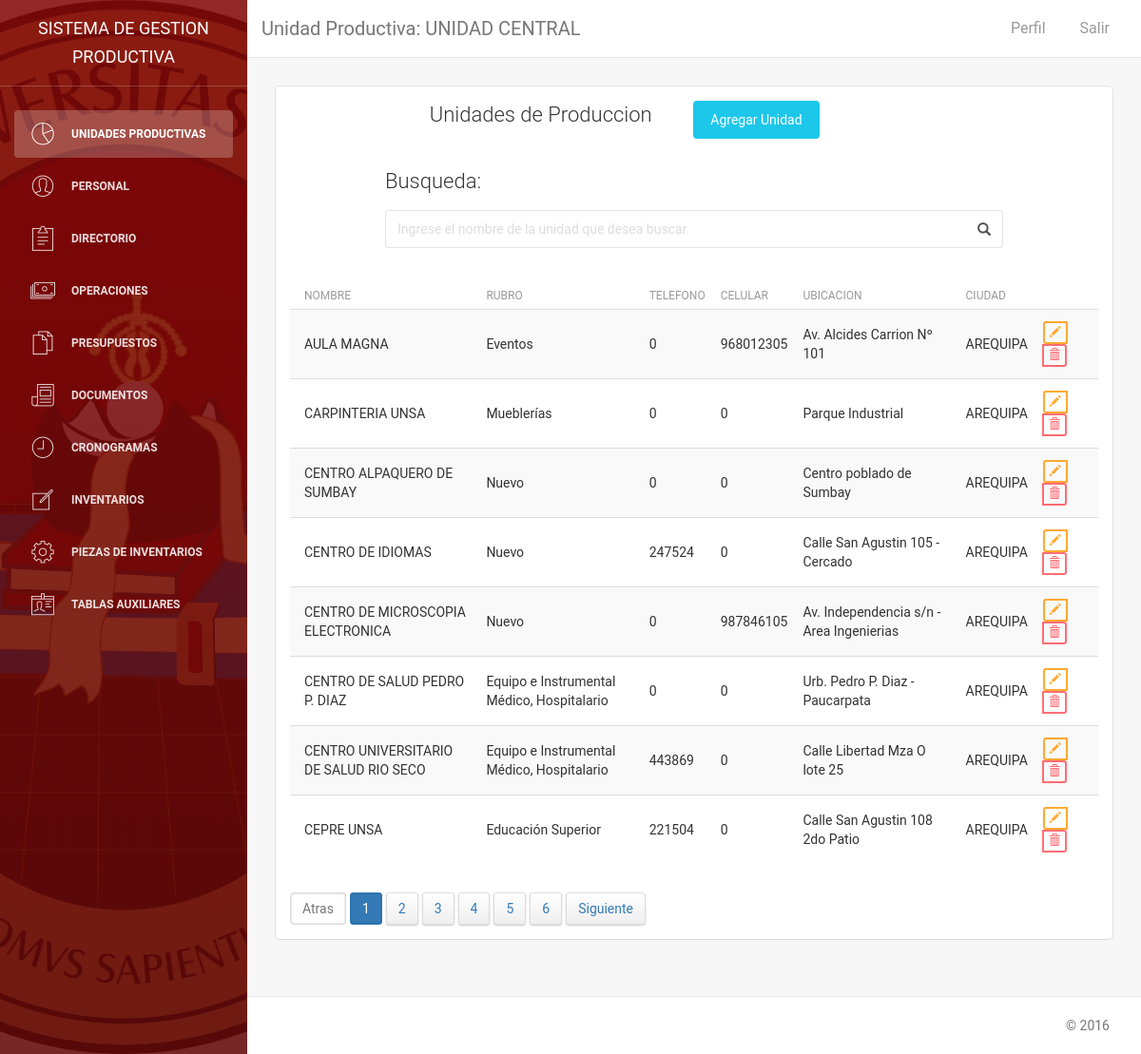
The page /UnidadesProductivas (signed in) on the database its author committed.
### tables this page shows
CREATE TABLE `UnidadesProductivas` (
  `Id` int(11) NOT NULL,
  `Nombre` varchar(100) NOT NULL,
  `Rubro_Id` int(11) NOT NULL,
  `Web` varchar(100) DEFAULT NULL,
  `Telefono` int(11) DEFAULT NULL,
  `Telefono_Anexo` int(11) DEFAULT NULL,
  `Fax` varchar(20) DEFAULT NULL,
  `Celular` int(11) DEFAULT NULL,
  `Ubicacion` varchar(100) DEFAULT NULL,
  `Ciudad_Id` int(11) NOT NULL,
  `Organigrama` varchar(200) DEFAULT NULL,
  `Facultad_Id` int(11) DEFAULT NULL,
  `Persona_Dni` varchar(20) DEFAULT NULL,
  `FechaCreacion` date DEFAULT NULL
);

CREATE TABLE `Rubros` (
  `Id` int(11) NOT NULL,
  `Descripcion` varchar(100) NOT NULL
);

CREATE TABLE `Ciudades` (
  `Id` int(11) NOT NULL,
  `Nombre` varchar(100) NOT NULL
);

### Controllers/unidadesproductivasController.php (called while the page is built, shortened)
<?php
    require_once 'Models/UnidadProductivaModel.php';
    class UnidadesProductivasController{
        public function __construct(){
            $this->model = new UnidadProductiva();
        }
        public function Index(){
            if (isset($_GET["page"])) { $page  = $_GET["page"]; } else { $page=1; };
            $startFrom = ($page-1) * resultsPerPage;
            require_once 'Views/header.php';
            require_once 'Views/sidebar.php';
            require_once 'Views/panel.php';
            require_once 'Views/UnidadesProductivas/index.php';
            require_once 'Views/footer.php';
        }
    }
?>

### Core/database.php (called while the page is built, shortened)
<?php
class Database
{
    public static function Conectar()
    {
    	$stringConnection = 'mysql:host='.DB_SERVER.";dbname=".DB_DATABASE.";charset=".DB_CHARSET;
        $pdo = new PDO($stringConnection, DB_USERNAME, DB_PASSWORD);
        $pdo->setAttribute(PDO::ATTR_ERRMODE, PDO::ERRMODE_EXCEPTION);
        return $pdo;
    }
}

### Models/UnidadProductivaModel.php (called while the page is built, shortened)
<?php
	class UnidadProductiva
	{
		private $pdo;
		public function __construct()
		{
			try
			{
				$this->pdo = Database::Conectar();
			}
			catch(Exception $e)
			{
				die($e->getMessage());
			}
		}
		public function Listar($startFrom)
		{
			try
			{
				$limit = resultsPerPage;
				$start = $startFrom;
				$stmt = $this->pdo->prepare("SELECT * FROM UnidadesProductivas ORDER BY Nombre ASC LIMIT :startFrom,:resultsPerPage");
				$stmt->bindValue(":startFrom", (int)$start, PDO::PARAM_INT);
				$stmt->bindValue(":resultsPerPage", (int)$limit, PDO::PARAM_INT);
				$stmt->execute();
				return $stmt->fetchAll(PDO::FETCH_OBJ);
			}
			catch(Exception $e)
			{
				die($e->getMessage());
			}
		}
		public function getRubroById($Id){
			try
			{
				$stm = $this->pdo
				            ->prepare("SELECT * FROM Rubros WHERE Id = ?");
				$stm->execute(array($Id));
				$row = $stm->fetch(PDO::FETCH_ASSOC);
				return $row['Descripcion'];
			}
			catch (Exception $e)
			{
				die($e->getMessage());
			}
		}
		public function getCiudadById($Id){
			try
			{
				$stm = $this->pdo
				            ->prepare("SELECT * FROM Ciudades WHERE Id = ?");
				$stm->execute(array($Id));
				$row = $stm->fetch(PDO::FETCH_ASSOC);
				return $row['Nombre'];
			}
			catch (Exception $e)
			{
				die($e->getMessage());
			}
		}
	}
?>

### Views/UnidadesProductivas/index.php (the view, shortened to what this page needs)
<div class="content">
    <div class="container-fluid">
        <div class="row">
            <div class="col-md-12">
                <div class="card">
                    <div class="content">
                        <div class="row">
                            <div class="col-md-2"></div>
                            <div class="col-md-4">
                                <h4 class="title">Unidades de Produccion</h4>
                            </div>
                            <div class="col-md-2">
                                <form method="post" action="<?php echo BASE_URL;?>UnidadesProductivas/Crud">
                                    <button type="submit" class="btn btn-info btn-fill pull-right">Agregar Unidad</button>
                                </form>
                            </div>
                        </div>
                        <div class="row" style="margin-left: 10%;margin-right: 10%">
                            <div class="col-md-12">
                                <h4>Busqueda:</h4>
                            </div>
                        </div>
                        <div class="row" style="margin-left: 10%;margin-right: 10%">
                            <div class="col-md-12">
                                <div class="form-group">
                                        <div class="input-group">
                                            <input type="text" id="search" class="search-query form-control" placeholder="Ingrese el nombre de la unidad que desea buscar" />
                                          <div class="input-group-addon"><span class="glyphicon glyphicon-search"></span></div>
                                        </div>
                                </div>
                            </div>
                        </div>
                        <div id="target-search">
                            <div class="content table-responsive table-full-width">
                                <table id="tableUnidades" class="table table-hover table-striped">
                                    <thead>
                                        <th>Nombre</th>
                                        <th>Rubro</th>
                                        <th>Telefono</th>
                                        <th>Celular</th>
                                        <th>Ubicacion</th>
                                        <th>Ciudad</th>
                                        <th></th>
                                    </thead>
                                    <tbody id="target-content">
                                        <?php foreach($this->model->Listar($startFrom) as $r): ?>
                                            <tr>
                                                <td><?php echo $r->Nombre; ?></td>
                                                <td><?php echo $this->model->getRubroById($r->Rubro_Id); ?></td>
                                                <td><?php echo $r->Telefono; ?></td>
                                                <td><?php echo $r->Celular; ?></td>
                                                <td><?php echo $r->Ubicacion;?></td>
                                                <td><?php echo $this->model->getCiudadById($r->Ciudad_Id); ?></td>
                                                <td class="cell-actions">
                                                    <div class="btn-group">
                                                        <a class="btn btn-xs btn-warning buttonCrud" href="<?php echo BASE_URL; ?>UnidadesProductivas/Crud/<?php echo $r->Id; ?>"><span class="glyphicon glyphicon-pencil"></span></a>
                                                        <a onclick="javascript:return confirm('¿Seguro de eliminar este registro?');" class="btn btn-xs btn-danger buttonCrud" href="<?php echo BASE_URL; ?>UnidadesProductivas/Eliminar/<?php echo $r->Id; ?>"><span class="glyphicon glyphicon-trash"></span></a>
                                                    </div>
                                                </td>
                                            </tr>
                                        <?php endforeach; ?>
                                    </tbody>
                                </table>
                            </div>
                            <nav><ul class="pagination">
                            </ul></nav>
                        </div>
                    </div>
                </div>
            </div>
        </div>
    </div>
</div>

### Assets/css/simplePagination.css (style rules this page uses)
ul.simple-pagination { list-style: none; }
.simple-pagination { display: block; overflow: hidden; padding: 0 5px 5px 0; margin: 0; }

### Assets/css/styles.css (style rules this page uses)
.buttonCrud { margin-right: 5px; }

### Assets/js/js-webshim/minified/shims/styles/shim.css (style rules this page uses)
article,aside,canvas,details,figcaption,figure,footer,header,hgroup,main,nav,section,summary { display:block }

### rows shown on the page
unidadesproductivas: Nombre "AULA MAGNA", Rubro_Id.Descripcion "Eventos", Telefono "0", Celular "968012305", Ubicacion "Av. Alcides Carrion Nº 101", Ciudad_Id.Nombre "AREQUIPA"
unidadesproductivas: Nombre "CARPINTERIA UNSA", Rubro_Id.Descripcion "Mueblerías", Telefono "0", Celular "0", Ubicacion "Parque Industrial", Ciudad_Id.Nombre "AREQUIPA"
unidadesproductivas: Nombre "CENTRO ALPAQUERO DE SUMBAY", Rubro_Id.Descripcion "Nuevo", Telefono "0", Celular "0", Ubicacion "Centro poblado de Sumbay", Ciudad_Id.Nombre "AREQUIPA"
unidadesproductivas: Nombre "CENTRO DE IDIOMAS", Rubro_Id.Descripcion "Nuevo", Telefono "247524", Celular "0", Ubicacion "Calle San Agustin 105 - Cercado", Ciudad_Id.Nombre "AREQUIPA"
unidadesproductivas: Nombre "CENTRO DE MICROSCOPIA ELECTRONICA", Rubro_Id.Descripcion "Nuevo", Telefono "0", Celular "987846105", Ubicacion "Av. Independencia s/n - Area Ingenierias", Ciudad_Id.Nombre "AREQUIPA"
unidadesproductivas: Nombre "CENTRO DE SALUD PEDRO P. DIAZ", Rubro_Id.Descripcion "Equipo e Instrumental Médico, Hospitalario", Telefono "0", Celular "0", Ubicacion "Urb. Pedro P. Diaz - Paucarpata", Ciudad_Id.Nombre "AREQUIPA"
unidadesproductivas: Nombre "CENTRO UNIVERSITARIO DE SALUD RIO SECO", Rubro_Id.Descripcion "Equipo e Instrumental Médico, Hospitalario", Telefono "443869", Celular "0", Ubicacion "Calle Libertad Mza O lote 25", Ciudad_Id.Nombre "AREQUIPA"
unidadesproductivas: Nombre "CEPRE UNSA", Rubro_Id.Descripcion "Educación Superior", Telefono "221504", Celular "0", Ubicacion "Calle San Agustin 108 2do Patio", Ciudad_Id.Nombre "AREQUIPA"

### other values the page prints
$_SESSION['UnidadNombre'] "UNIDAD CENTRAL"
